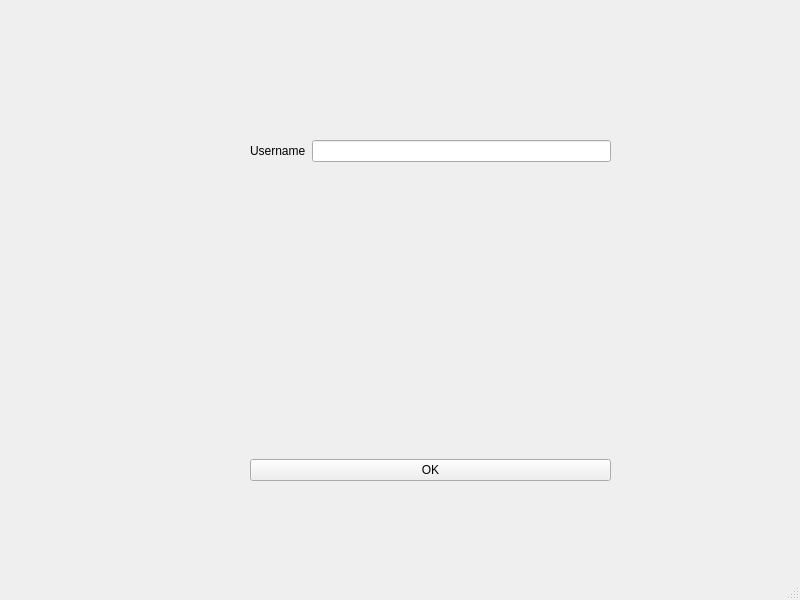
<?xml version="1.0" encoding="UTF-8"?>
<ui version="4.0">
 <class>MainWindow</class>
 <widget class="QMainWindow" name="MainWindow">
  <property name="geometry">
   <rect>
    <x>0</x>
    <y>0</y>
    <width>800</width>
    <height>600</height>
   </rect>
  </property>
  <property name="windowTitle">
   <string>MainWindow</string>
  </property>
  <widget class="QWidget" name="centralwidget">
   <widget class="QWidget" name="verticalLayoutWidget">
    <property name="geometry">
     <rect>
      <x>250</x>
      <y>140</y>
      <width>361</width>
      <height>341</height>
     </rect>
    </property>
    <layout class="QVBoxLayout" name="verticalLayout">
     <item>
      <layout class="QFormLayout" name="formLayout">
       <item row="0" column="0">
        <widget class="QLabel" name="label">
         <property name="text">
          <string>Username</string>
         </property>
        </widget>
       </item>
       <item row="0" column="1">
        <widget class="QLineEdit" name="lineEdit"/>
       </item>
      </layout>
     </item>
     <item>
      <widget class="QPushButton" name="pushButton">
       <property name="text">
        <string>OK</string>
       </property>
      </widget>
     </item>
    </layout>
   </widget>
  </widget>
  <widget class="QMenuBar" name="menubar">
   <property name="geometry">
    <rect>
     <x>0</x>
     <y>0</y>
     <width>800</width>
     <height>26</height>
    </rect>
   </property>
  </widget>
  <widget class="QStatusBar" name="statusbar"/>
 </widget>
 <resources/>
 <connections/>
</ui>
